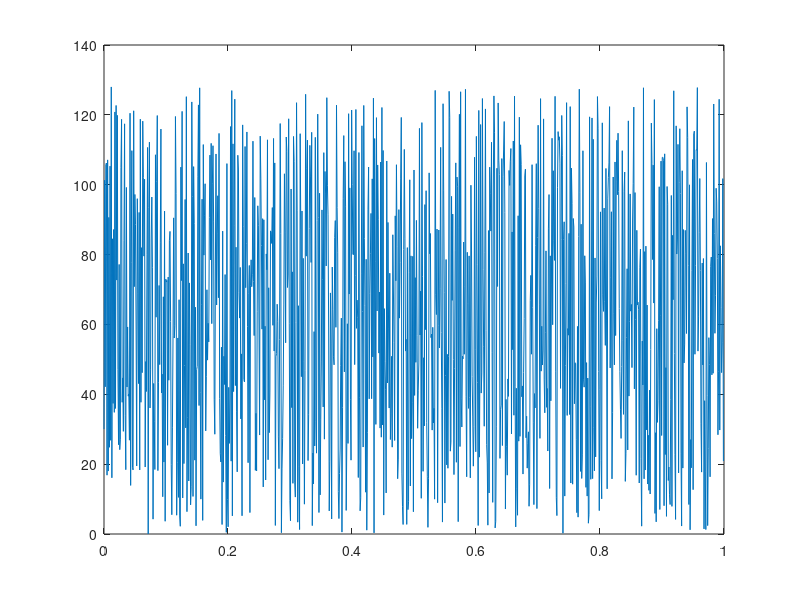

This chart was generated by the following MATLAB code: (Note: this script raises an error after producing the figure.)
clear all;
close all;
a = 64
b = -64

A = a-b;

L = 1024

t = 0:1/L:(1-(1/L));

x = A*rand(1,L)

figure
xlabel('Sample Index')
ylabel('Amplitude')
plot(t, x)

figure
y = distrib(x, a, b, 128);
plot(y)
